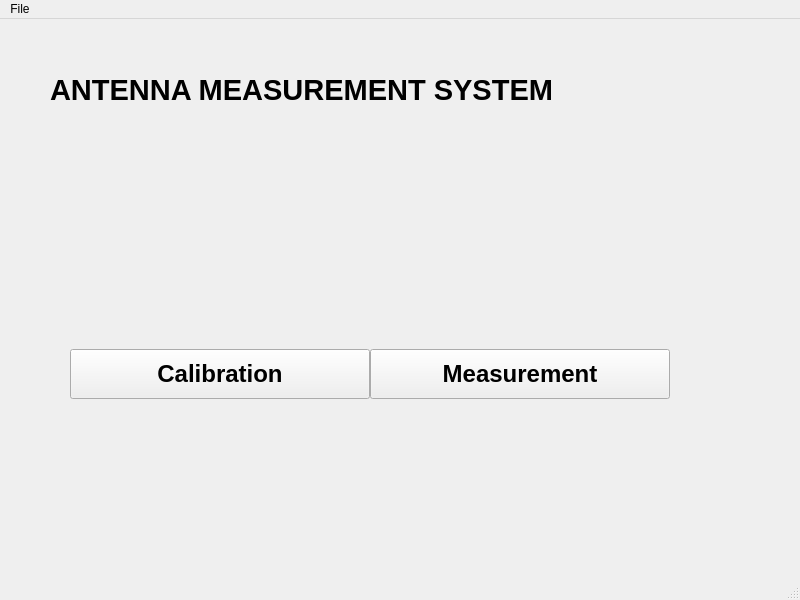
<?xml version="1.0" encoding="UTF-8"?>
<ui version="4.0">
 <class>MainWindow</class>
 <widget class="QMainWindow" name="MainWindow">
  <property name="geometry">
   <rect>
    <x>0</x>
    <y>0</y>
    <width>800</width>
    <height>600</height>
   </rect>
  </property>
  <property name="windowTitle">
   <string>MainWindow</string>
  </property>
  <widget class="QWidget" name="centralwidget">
   <widget class="QPushButton" name="Calibration">
    <property name="geometry">
     <rect>
      <x>70</x>
      <y>330</y>
      <width>300</width>
      <height>50</height>
     </rect>
    </property>
    <property name="font">
     <font>
      <pointsize>18</pointsize>
      <weight>75</weight>
      <bold>true</bold>
     </font>
    </property>
    <property name="text">
     <string>Calibration</string>
    </property>
   </widget>
   <widget class="QPushButton" name="pushButton">
    <property name="geometry">
     <rect>
      <x>370</x>
      <y>330</y>
      <width>300</width>
      <height>50</height>
     </rect>
    </property>
    <property name="font">
     <font>
      <pointsize>18</pointsize>
      <weight>75</weight>
      <bold>true</bold>
     </font>
    </property>
    <property name="text">
     <string>Measurement</string>
    </property>
   </widget>
   <widget class="QLabel" name="Title">
    <property name="geometry">
     <rect>
      <x>50</x>
      <y>10</y>
      <width>671</width>
      <height>121</height>
     </rect>
    </property>
    <property name="font">
     <font>
      <pointsize>22</pointsize>
      <weight>75</weight>
      <bold>true</bold>
     </font>
    </property>
    <property name="text">
     <string>ANTENNA MEASUREMENT SYSTEM</string>
    </property>
   </widget>
  </widget>
  <widget class="QMenuBar" name="menubar">
   <property name="geometry">
    <rect>
     <x>0</x>
     <y>0</y>
     <width>800</width>
     <height>26</height>
    </rect>
   </property>
   <widget class="QMenu" name="menuFile">
    <property name="title">
     <string>File</string>
    </property>
    <addaction name="actionLog"/>
   </widget>
   <addaction name="menuFile"/>
  </widget>
  <widget class="QStatusBar" name="statusbar"/>
  <action name="actionLog">
   <property name="text">
    <string>Log</string>
   </property>
  </action>
 </widget>
 <resources/>
 <connections/>
</ui>
